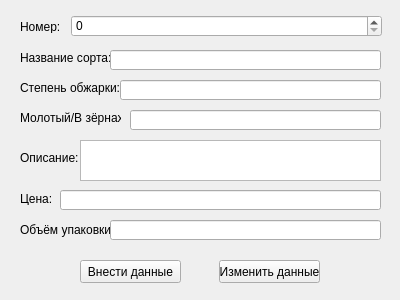
<?xml version="1.0" encoding="UTF-8"?>
<ui version="4.0">
 <class>Form</class>
 <widget class="QWidget" name="Form">
  <property name="geometry">
   <rect>
    <x>0</x>
    <y>0</y>
    <width>400</width>
    <height>300</height>
   </rect>
  </property>
  <property name="windowTitle">
   <string>Внести или изменить данные</string>
  </property>
  <widget class="QPushButton" name="pushButton">
   <property name="geometry">
    <rect>
     <x>80</x>
     <y>260</y>
     <width>101</width>
     <height>23</height>
    </rect>
   </property>
   <property name="text">
    <string>Внести данные</string>
   </property>
  </widget>
  <widget class="QPushButton" name="pushButton_2">
   <property name="geometry">
    <rect>
     <x>219</x>
     <y>260</y>
     <width>101</width>
     <height>23</height>
    </rect>
   </property>
   <property name="text">
    <string>Изменить данные</string>
   </property>
  </widget>
  <widget class="QLabel" name="label">
   <property name="geometry">
    <rect>
     <x>20</x>
     <y>20</y>
     <width>47</width>
     <height>13</height>
    </rect>
   </property>
   <property name="text">
    <string>Номер:</string>
   </property>
  </widget>
  <widget class="QSpinBox" name="spinBox">
   <property name="geometry">
    <rect>
     <x>71</x>
     <y>15</y>
     <width>311</width>
     <height>22</height>
    </rect>
   </property>
  </widget>
  <widget class="QLabel" name="label_2">
   <property name="geometry">
    <rect>
     <x>20</x>
     <y>50</y>
     <width>91</width>
     <height>16</height>
    </rect>
   </property>
   <property name="text">
    <string>Название сорта:</string>
   </property>
  </widget>
  <widget class="QLineEdit" name="lineEdit">
   <property name="geometry">
    <rect>
     <x>110</x>
     <y>50</y>
     <width>271</width>
     <height>20</height>
    </rect>
   </property>
  </widget>
  <widget class="QLabel" name="label_3">
   <property name="geometry">
    <rect>
     <x>20</x>
     <y>80</y>
     <width>101</width>
     <height>16</height>
    </rect>
   </property>
   <property name="text">
    <string>Степень обжарки:</string>
   </property>
  </widget>
  <widget class="QLineEdit" name="lineEdit_2">
   <property name="geometry">
    <rect>
     <x>120</x>
     <y>80</y>
     <width>261</width>
     <height>20</height>
    </rect>
   </property>
  </widget>
  <widget class="QLabel" name="label_4">
   <property name="geometry">
    <rect>
     <x>20</x>
     <y>110</y>
     <width>101</width>
     <height>16</height>
    </rect>
   </property>
   <property name="text">
    <string>Молотый/В зёрнах:</string>
   </property>
  </widget>
  <widget class="QLineEdit" name="lineEdit_3">
   <property name="geometry">
    <rect>
     <x>130</x>
     <y>110</y>
     <width>251</width>
     <height>20</height>
    </rect>
   </property>
  </widget>
  <widget class="QLabel" name="label_5">
   <property name="geometry">
    <rect>
     <x>20</x>
     <y>150</y>
     <width>61</width>
     <height>16</height>
    </rect>
   </property>
   <property name="text">
    <string>Описание:</string>
   </property>
  </widget>
  <widget class="QPlainTextEdit" name="plainTextEdit">
   <property name="geometry">
    <rect>
     <x>80</x>
     <y>140</y>
     <width>301</width>
     <height>41</height>
    </rect>
   </property>
  </widget>
  <widget class="QLabel" name="label_6">
   <property name="geometry">
    <rect>
     <x>20</x>
     <y>192</y>
     <width>47</width>
     <height>13</height>
    </rect>
   </property>
   <property name="text">
    <string>Цена:</string>
   </property>
  </widget>
  <widget class="QLabel" name="label_7">
   <property name="geometry">
    <rect>
     <x>20</x>
     <y>222</y>
     <width>91</width>
     <height>16</height>
    </rect>
   </property>
   <property name="text">
    <string>Объём упаковки:</string>
   </property>
  </widget>
  <widget class="QLineEdit" name="lineEdit_4">
   <property name="geometry">
    <rect>
     <x>60</x>
     <y>190</y>
     <width>321</width>
     <height>20</height>
    </rect>
   </property>
  </widget>
  <widget class="QLineEdit" name="lineEdit_5">
   <property name="geometry">
    <rect>
     <x>110</x>
     <y>220</y>
     <width>271</width>
     <height>20</height>
    </rect>
   </property>
  </widget>
 </widget>
 <resources/>
 <connections/>
</ui>
